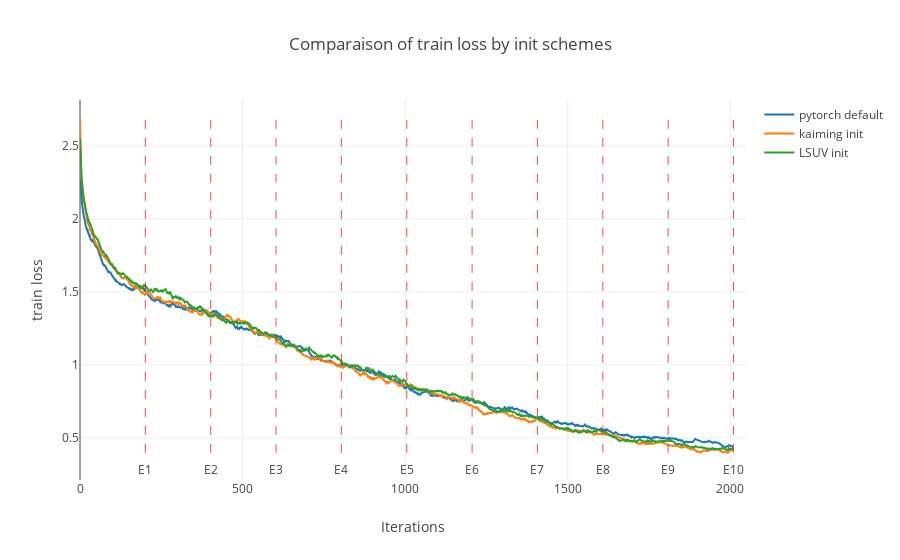
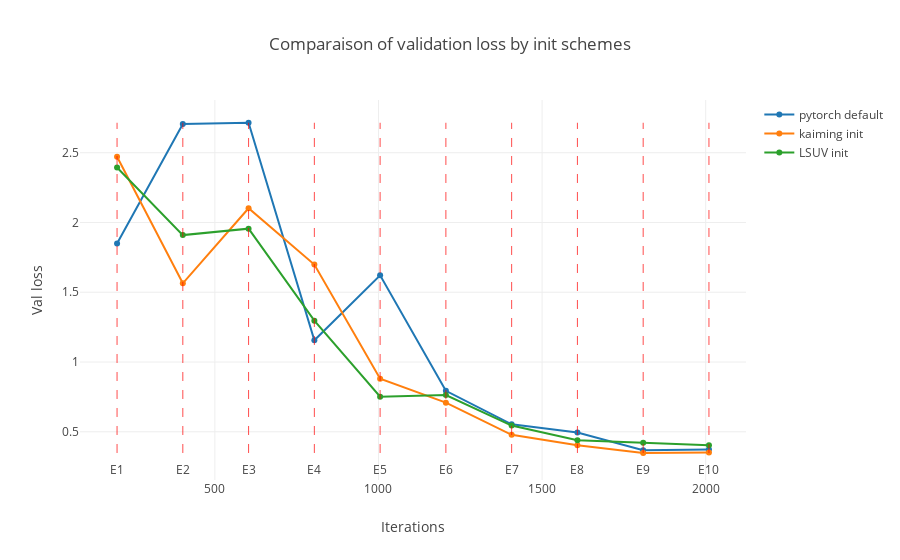
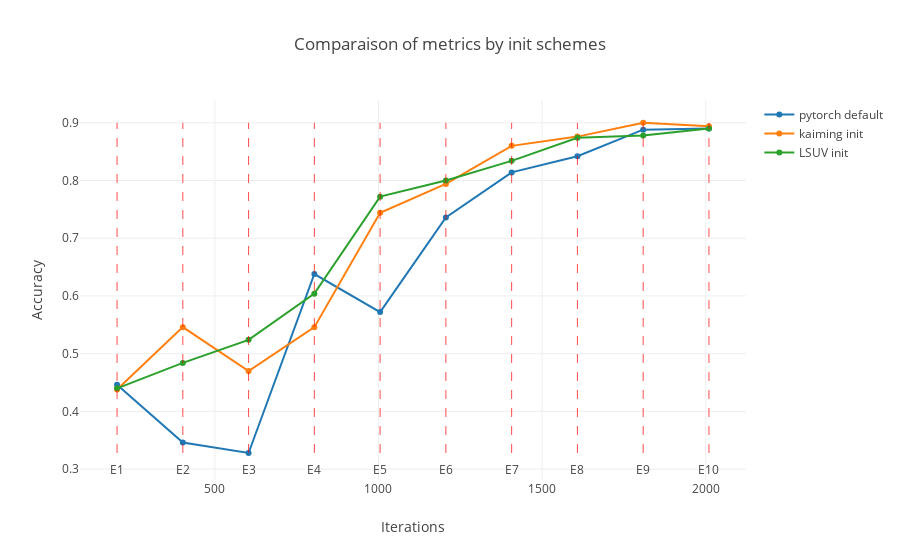

Notebook code for these charts, in order:
### Markdown cell above
# Results

### Code cell
recorder.plot_results_plotly(NB_EPOCHS, True)

### Figure 1 — Plotly figure (JSON) as saved in the notebook; plotly's stock layout.template omitted (floating-point values rounded to 4 significant figures; data arrays with more than 128 entries replaced by an {"elided": "..."} marker saying what was removed)
{"data": [{"name": "pytorch default", "type": "scatter", "uid": "27751cbf-727b-477c-832d-31158a5695b8", "x": {"elided": "2010 int values"}, "y": {"elided": "2010 float values"}}, {"name": "kaiming init", "type": "scatter", "uid": "16d54db2-873f-4023-a774-6702beccdcd1", "x": {"elided": "2010 int values"}, "y": {"elided": "2010 float values"}}, {"name": "LSUV init", "type": "scatter", "uid": "06de68c1-36ee-405a-aa0c-ad9b55b725f8", "x": {"elided": "2010 int values"}, "y": {"elided": "2010 float values"}}], "layout": {"annotations": [{"arrowhead": 7, "ax": 0, "ay": 40, "showarrow": false, "text": "E1", "x": 201, "y": 0.2831}, {"arrowhead": 7, "ax": 0, "ay": 40, "showarrow": false, "text": "E2", "x": 402, "y": 0.2831}, {"arrowhead": 7, "ax": 0, "ay": 40, "showarrow": false, "text": "E3", "x": 603, "y": 0.2831}, {"arrowhead": 7, "ax": 0, "ay": 40, "showarrow": false, "text": "E4", "x": 804, "y": 0.2831}, {"arrowhead": 7, "ax": 0, "ay": 40, "showarrow": false, "text": "E5", "x": 1005, "y": 0.2831}, {"arrowhead": 7, "ax": 0, "ay": 40, "showarrow": false, "text": "E6", "x": 1206, "y": 0.2831}, {"arrowhead": 7, "ax": 0, "ay": 40, "showarrow": false, "text": "E7", "x": 1407, "y": 0.2831}, {"arrowhead": 7, "ax": 0, "ay": 40, "showarrow": false, "text": "E8", "x": 1608, "y": 0.2831}, {"arrowhead": 7, "ax": 0, "ay": 40, "showarrow": false, "text": "E9", "x": 1809, "y": 0.2831}, {"arrowhead": 7, "ax": 0, "ay": 40, "showarrow": false, "text": "E10", "x": 2010, "y": 0.2831}], "shapes": [{"line": {"color": "red", "dash": "dash", "width": 1}, "opacity": 0.7, "type": "line", "x0": 201, "x1": 201, "y0": 0.3975, "y1": 2.685}, {"line": {"color": "red", "dash": "dash", "width": 1}, "opacity": 0.7, "type": "line", "x0": 402, "x1": 402, "y0": 0.3975, "y1": 2.685}, {"line": {"color": "red", "dash": "dash", "width": 1}, "opacity": 0.7, "type": "line", "x0": 603, "x1": 603, "y0": 0.3975, "y1": 2.685}, {"line": {"color": "red", "dash": "dash", "width": 1}, "opacity": 0.7, "type": "line", "x0": 804, "x1": 804, "y0": 0.3975, "y1": 2.685}, {"line": {"color": "red", "dash": "dash", "width": 1}, "opacity": 0.7, "type": "line", "x0": 1005, "x1": 1005, "y0": 0.3975, "y1": 2.685}, {"line": {"color": "red", "dash": "dash", "width": 1}, "opacity": 0.7, "type": "line", "x0": 1206, "x1": 1206, "y0": 0.3975, "y1": 2.685}, {"line": {"color": "red", "dash": "dash", "width": 1}, "opacity": 0.7, "type": "line", "x0": 1407, "x1": 1407, "y0": 0.3975, "y1": 2.685}, {"line": {"color": "red", "dash": "dash", "width": 1}, "opacity": 0.7, "type": "line", "x0": 1608, "x1": 1608, "y0": 0.3975, "y1": 2.685}, {"line": {"color": "red", "dash": "dash", "width": 1}, "opacity": 0.7, "type": "line", "x0": 1809, "x1": 1809, "y0": 0.3975, "y1": 2.685}, {"line": {"color": "red", "dash": "dash", "width": 1}, "opacity": 0.7, "type": "line", "x0": 2010, "x1": 2010, "y0": 0.3975, "y1": 2.685}], "title": {"text": "Comparaison of train loss by init schemes"}, "xaxis": {"title": {"text": "Iterations"}}, "yaxis": {"title": {"text": "train loss"}}}}

### Figure 2 — Plotly figure (JSON) as saved in the notebook; plotly's stock layout.template omitted (floating-point values rounded to 4 significant figures)
{"data": [{"name": "pytorch default", "type": "scatter", "uid": "54ac8839-42f2-4d89-94d1-051928e3d2b5", "x": [201, 402, 603, 804, 1005, 1206, 1407, 1608, 1809, 2010], "y": [1.85, 2.705, 2.715, 1.155, 1.621, 0.7933, 0.5533, 0.4953, 0.3672, 0.3738]}, {"name": "kaiming init", "type": "scatter", "uid": "9c593dbe-44cf-435d-909b-c4713dff4a90", "x": [201, 402, 603, 804, 1005, 1206, 1407, 1608, 1809, 2010], "y": [2.471, 1.564, 2.102, 1.698, 0.8796, 0.7086, 0.478, 0.404, 0.3479, 0.3522]}, {"name": "LSUV init", "type": "scatter", "uid": "498be5c8-3a49-4d42-b40e-b041aff53681", "x": [201, 402, 603, 804, 1005, 1206, 1407, 1608, 1809, 2010], "y": [2.394, 1.909, 1.956, 1.296, 0.751, 0.7635, 0.5443, 0.4391, 0.4218, 0.4042]}], "layout": {"annotations": [{"arrowhead": 7, "ax": 0, "ay": 40, "showarrow": false, "text": "E1", "x": 201, "y": 0.2295}, {"arrowhead": 7, "ax": 0, "ay": 40, "showarrow": false, "text": "E2", "x": 402, "y": 0.2295}, {"arrowhead": 7, "ax": 0, "ay": 40, "showarrow": false, "text": "E3", "x": 603, "y": 0.2295}, {"arrowhead": 7, "ax": 0, "ay": 40, "showarrow": false, "text": "E4", "x": 804, "y": 0.2295}, {"arrowhead": 7, "ax": 0, "ay": 40, "showarrow": false, "text": "E5", "x": 1005, "y": 0.2295}, {"arrowhead": 7, "ax": 0, "ay": 40, "showarrow": false, "text": "E6", "x": 1206, "y": 0.2295}, {"arrowhead": 7, "ax": 0, "ay": 40, "showarrow": false, "text": "E7", "x": 1407, "y": 0.2295}, {"arrowhead": 7, "ax": 0, "ay": 40, "showarrow": false, "text": "E8", "x": 1608, "y": 0.2295}, {"arrowhead": 7, "ax": 0, "ay": 40, "showarrow": false, "text": "E9", "x": 1809, "y": 0.2295}, {"arrowhead": 7, "ax": 0, "ay": 40, "showarrow": false, "text": "E10", "x": 2010, "y": 0.2295}], "shapes": [{"line": {"color": "red", "dash": "dash", "width": 1}, "opacity": 0.7, "type": "line", "x0": 201, "x1": 201, "y0": 0.3479, "y1": 2.715}, {"line": {"color": "red", "dash": "dash", "width": 1}, "opacity": 0.7, "type": "line", "x0": 402, "x1": 402, "y0": 0.3479, "y1": 2.715}, {"line": {"color": "red", "dash": "dash", "width": 1}, "opacity": 0.7, "type": "line", "x0": 603, "x1": 603, "y0": 0.3479, "y1": 2.715}, {"line": {"color": "red", "dash": "dash", "width": 1}, "opacity": 0.7, "type": "line", "x0": 804, "x1": 804, "y0": 0.3479, "y1": 2.715}, {"line": {"color": "red", "dash": "dash", "width": 1}, "opacity": 0.7, "type": "line", "x0": 1005, "x1": 1005, "y0": 0.3479, "y1": 2.715}, {"line": {"color": "red", "dash": "dash", "width": 1}, "opacity": 0.7, "type": "line", "x0": 1206, "x1": 1206, "y0": 0.3479, "y1": 2.715}, {"line": {"color": "red", "dash": "dash", "width": 1}, "opacity": 0.7, "type": "line", "x0": 1407, "x1": 1407, "y0": 0.3479, "y1": 2.715}, {"line": {"color": "red", "dash": "dash", "width": 1}, "opacity": 0.7, "type": "line", "x0": 1608, "x1": 1608, "y0": 0.3479, "y1": 2.715}, {"line": {"color": "red", "dash": "dash", "width": 1}, "opacity": 0.7, "type": "line", "x0": 1809, "x1": 1809, "y0": 0.3479, "y1": 2.715}, {"line": {"color": "red", "dash": "dash", "width": 1}, "opacity": 0.7, "type": "line", "x0": 2010, "x1": 2010, "y0": 0.3479, "y1": 2.715}], "title": {"text": "Comparaison of validation loss by init schemes"}, "xaxis": {"title": {"text": "Iterations"}}, "yaxis": {"title": {"text": "Val loss"}}}}

### Figure 3 — Plotly figure (JSON) as saved in the notebook; plotly's stock layout.template omitted (floating-point values rounded to 4 significant figures)
{"data": [{"name": "pytorch default", "type": "scatter", "uid": "21fb8c2c-f13c-4a6a-b27f-2d7a85f83121", "x": [201, 402, 603, 804, 1005, 1206, 1407, 1608, 1809, 2010], "y": [0.446, 0.346, 0.328, 0.638, 0.572, 0.736, 0.814, 0.842, 0.888, 0.89]}, {"name": "kaiming init", "type": "scatter", "uid": "08d20874-4ea4-4d9a-b1cf-06781ccb80ab", "x": [201, 402, 603, 804, 1005, 1206, 1407, 1608, 1809, 2010], "y": [0.438, 0.546, 0.47, 0.546, 0.744, 0.794, 0.86, 0.876, 0.9, 0.894]}, {"name": "LSUV init", "type": "scatter", "uid": "3c902504-f8b7-4c86-bf37-1a21946eff46", "x": [201, 402, 603, 804, 1005, 1206, 1407, 1608, 1809, 2010], "y": [0.44, 0.484, 0.524, 0.604, 0.772, 0.8, 0.834, 0.874, 0.878, 0.89]}], "layout": {"annotations": [{"arrowhead": 7, "ax": 0, "ay": 40, "showarrow": false, "text": "E1", "x": 201, "y": 0.2994}, {"arrowhead": 7, "ax": 0, "ay": 40, "showarrow": false, "text": "E2", "x": 402, "y": 0.2994}, {"arrowhead": 7, "ax": 0, "ay": 40, "showarrow": false, "text": "E3", "x": 603, "y": 0.2994}, {"arrowhead": 7, "ax": 0, "ay": 40, "showarrow": false, "text": "E4", "x": 804, "y": 0.2994}, {"arrowhead": 7, "ax": 0, "ay": 40, "showarrow": false, "text": "E5", "x": 1005, "y": 0.2994}, {"arrowhead": 7, "ax": 0, "ay": 40, "showarrow": false, "text": "E6", "x": 1206, "y": 0.2994}, {"arrowhead": 7, "ax": 0, "ay": 40, "showarrow": false, "text": "E7", "x": 1407, "y": 0.2994}, {"arrowhead": 7, "ax": 0, "ay": 40, "showarrow": false, "text": "E8", "x": 1608, "y": 0.2994}, {"arrowhead": 7, "ax": 0, "ay": 40, "showarrow": false, "text": "E9", "x": 1809, "y": 0.2994}, {"arrowhead": 7, "ax": 0, "ay": 40, "showarrow": false, "text": "E10", "x": 2010, "y": 0.2994}], "shapes": [{"line": {"color": "red", "dash": "dash", "width": 1}, "opacity": 0.7, "type": "line", "x0": 201, "x1": 201, "y0": 0.328, "y1": 0.9}, {"line": {"color": "red", "dash": "dash", "width": 1}, "opacity": 0.7, "type": "line", "x0": 402, "x1": 402, "y0": 0.328, "y1": 0.9}, {"line": {"color": "red", "dash": "dash", "width": 1}, "opacity": 0.7, "type": "line", "x0": 603, "x1": 603, "y0": 0.328, "y1": 0.9}, {"line": {"color": "red", "dash": "dash", "width": 1}, "opacity": 0.7, "type": "line", "x0": 804, "x1": 804, "y0": 0.328, "y1": 0.9}, {"line": {"color": "red", "dash": "dash", "width": 1}, "opacity": 0.7, "type": "line", "x0": 1005, "x1": 1005, "y0": 0.328, "y1": 0.9}, {"line": {"color": "red", "dash": "dash", "width": 1}, "opacity": 0.7, "type": "line", "x0": 1206, "x1": 1206, "y0": 0.328, "y1": 0.9}, {"line": {"color": "red", "dash": "dash", "width": 1}, "opacity": 0.7, "type": "line", "x0": 1407, "x1": 1407, "y0": 0.328, "y1": 0.9}, {"line": {"color": "red", "dash": "dash", "width": 1}, "opacity": 0.7, "type": "line", "x0": 1608, "x1": 1608, "y0": 0.328, "y1": 0.9}, {"line": {"color": "red", "dash": "dash", "width": 1}, "opacity": 0.7, "type": "line", "x0": 1809, "x1": 1809, "y0": 0.328, "y1": 0.9}, {"line": {"color": "red", "dash": "dash", "width": 1}, "opacity": 0.7, "type": "line", "x0": 2010, "x1": 2010, "y0": 0.328, "y1": 0.9}], "title": {"text": "Comparaison of metrics by init schemes"}, "xaxis": {"title": {"text": "Iterations"}}, "yaxis": {"title": {"text": "Accuracy"}}}}
